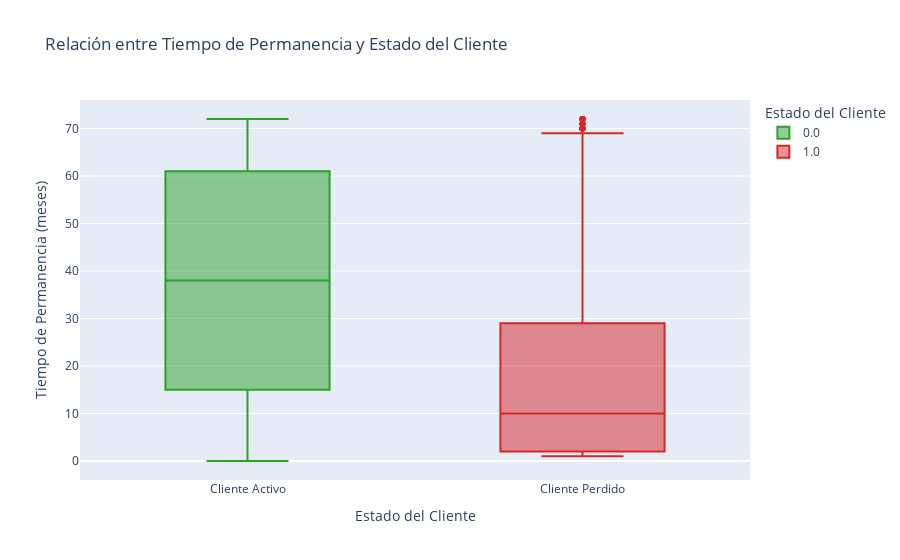

Notebook cell for this chart:
### Markdown cell above
- Relación entre tiempo de permanencia y estado del cliente
- Observamos que los clientes con menos tiempo de contrato tienen más probabilidad de cancelar.

### Code cell
# Creamos  gráfico de boxplot
fig = px.box(df, x="Churn", y="customer.tenure", color="Churn",
             title="Relación entre Tiempo de Permanencia y Estado del Cliente",
             labels={"Churn": "Estado del Cliente", "customer.tenure": "Tiempo de Permanencia (meses)"},
             color_discrete_map={0: "#2ca02c", 1: "#d62728"})

# Mejorar etiquetas en eje X
fig.update_xaxes(tickvals=[0, 1], ticktext=["Cliente Activo", "Cliente Perdido"])


fig.show()

### Figure 1 — Plotly figure (JSON) as saved in the notebook; plotly's stock layout.template omitted (floating-point values rounded to 4 significant figures; data arrays with more than 128 entries replaced by an {"elided": "..."} marker saying what was removed)
{"data": [{"alignmentgroup": "True", "hovertemplate": "Estado del Cliente=%{x}<br>Tiempo de Permanencia (meses)=%{y}<extra></extra>", "legendgroup": "0.0", "marker": {"color": "#2ca02c"}, "name": "0.0", "notched": false, "offsetgroup": "0.0", "orientation": "v", "showlegend": true, "type": "box", "x": {"elided": "5174 float values"}, "x0": " ", "xaxis": "x", "y": {"elided": "5174 int values"}, "y0": " ", "yaxis": "y"}, {"alignmentgroup": "True", "hovertemplate": "Estado del Cliente=%{x}<br>Tiempo de Permanencia (meses)=%{y}<extra></extra>", "legendgroup": "1.0", "marker": {"color": "#d62728"}, "name": "1.0", "notched": false, "offsetgroup": "1.0", "orientation": "v", "showlegend": true, "type": "box", "x": {"elided": "1869 float values"}, "x0": " ", "xaxis": "x", "y": {"elided": "1869 int values"}, "y0": " ", "yaxis": "y"}], "layout": {"boxmode": "overlay", "legend": {"title": {"text": "Estado del Cliente"}, "tracegroupgap": 0}, "title": {"text": "Relación entre Tiempo de Permanencia y Estado del Cliente"}, "xaxis": {"anchor": "y", "categoryarray": [0, 1, null], "categoryorder": "array", "domain": [0, 1], "ticktext": ["Cliente Activo", "Cliente Perdido"], "tickvals": [0, 1], "title": {"text": "Estado del Cliente"}}, "yaxis": {"anchor": "x", "domain": [0, 1], "title": {"text": "Tiempo de Permanencia (meses)"}}}}
